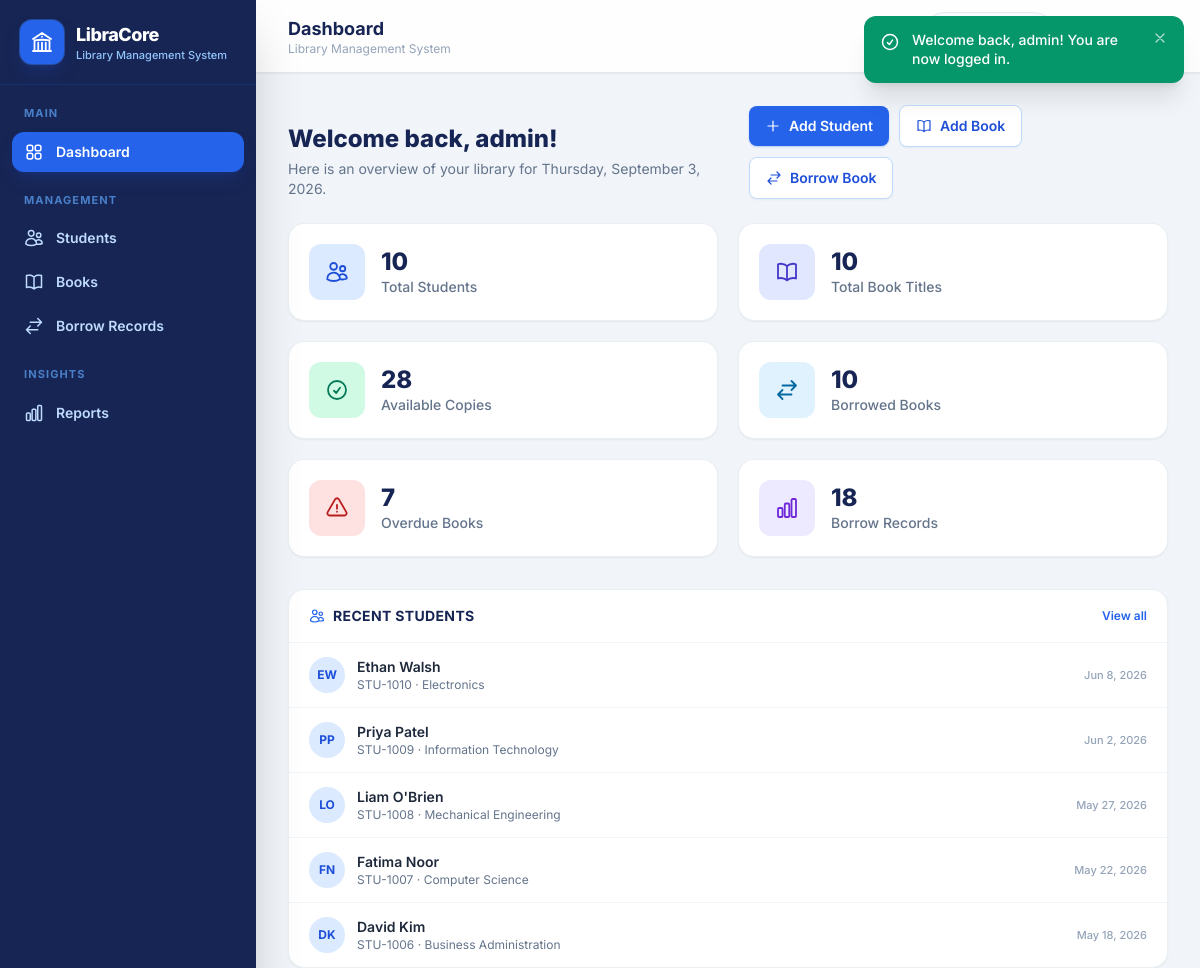
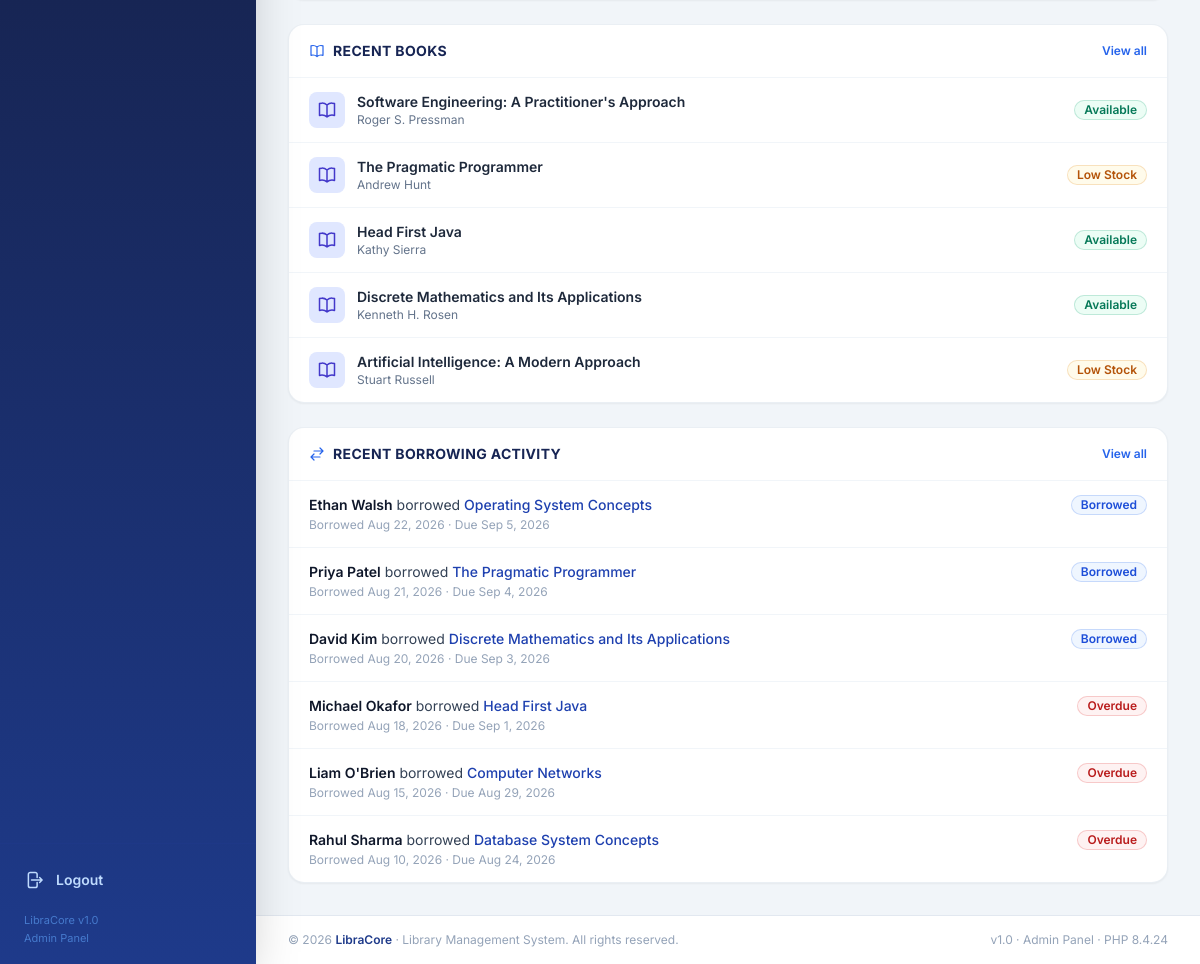
Screenshot of /dashboard/index.php (signed in) with the database file from the repository (2 pictures, top to bottom).
### tables this page shows
CREATE TABLE `students` (
  `id`         INT UNSIGNED     NOT NULL AUTO_INCREMENT,
  `student_id` VARCHAR(30)      NOT NULL,
  `name`       VARCHAR(100)     NOT NULL,
  `email`      VARCHAR(120)     NOT NULL,
  `phone`      VARCHAR(25)      NOT NULL,
  `address`    VARCHAR(255)     NOT NULL,
  `department` VARCHAR(100)     NOT NULL,
  `year`       TINYINT UNSIGNED NOT NULL DEFAULT 1,
  `created_at` TIMESTAMP        NOT NULL DEFAULT CURRENT_TIMESTAMP,
  `updated_at` TIMESTAMP        NOT NULL DEFAULT CURRENT_TIMESTAMP ON UPDATE CURRENT_TIMESTAMP,
  PRIMARY KEY (`id`),
  UNIQUE KEY `uq_students_student_id` (`student_id`),
  KEY `idx_students_name` (`name`),
  KEY `idx_students_department` (`department`)
);

CREATE TABLE `books` (
  `id`                 INT UNSIGNED     NOT NULL AUTO_INCREMENT,
  `isbn`               VARCHAR(20)      NOT NULL,
  `title`              VARCHAR(200)     NOT NULL,
  `author`             VARCHAR(150)     NOT NULL,
  `category`           VARCHAR(80)      NOT NULL,
  `publisher`          VARCHAR(120)              DEFAULT NULL,
  `publication_year`   SMALLINT UNSIGNED         DEFAULT NULL,
  `quantity`           INT UNSIGNED     NOT NULL DEFAULT 1,
  `available_quantity` INT UNSIGNED     NOT NULL DEFAULT 1,
  `shelf_location`     VARCHAR(30)      NOT NULL,
  `created_at`         TIMESTAMP        NOT NULL DEFAULT CURRENT_TIMESTAMP,
  `updated_at`         TIMESTAMP        NOT NULL DEFAULT CURRENT_TIMESTAMP ON UPDATE CURRENT_TIMESTAMP,
  PRIMARY KEY (`id`),
  UNIQUE KEY `uq_books_isbn` (`isbn`),
  KEY `idx_books_title` (`title`),
  KEY `idx_books_category` (`category`),
  CONSTRAINT `chk_books_available_range` CHECK (`available_quantity` <= `quantity`)
);

CREATE TABLE `borrow_records` (
  `id`          INT UNSIGNED                    NOT NULL AUTO_INCREMENT,
  `student_id`  INT UNSIGNED                    NOT NULL,
  `book_id`     INT UNSIGNED                    NOT NULL,
  `borrow_date` DATE                            NOT NULL,
  `due_date`    DATE                            NOT NULL,
  `return_date` DATE                                     DEFAULT NULL,
  `status`      ENUM('Borrowed','Returned')     NOT NULL DEFAULT 'Borrowed',
  `remarks`     VARCHAR(255)                             DEFAULT NULL,
  `created_at`  TIMESTAMP                       NOT NULL DEFAULT CURRENT_TIMESTAMP,
  PRIMARY KEY (`id`),
  KEY `idx_br_student` (`student_id`),
  KEY `idx_br_book` (`book_id`),
  KEY `idx_br_status` (`status`),
  KEY `idx_br_due_date` (`due_date`),
  KEY `idx_br_return_date` (`return_date`),
  CONSTRAINT `fk_br_student` FOREIGN KEY (`student_id`) REFERENCES `students` (`id`)
      ON DELETE CASCADE ON UPDATE CASCADE,
  CONSTRAINT `fk_br_book` FOREIGN KEY (`book_id`) REFERENCES `books` (`id`)
      ON DELETE CASCADE ON UPDATE CASCADE
);

### dashboard/index.php (the view, shortened to what this page needs)
<?php
require_once __DIR__ . '/../includes/auth_check.php';
$stats = $pdo->query("
    SELECT
        (SELECT COUNT(*) FROM students) AS total_students,
        (SELECT COUNT(*) FROM books) AS total_books,
        (SELECT COALESCE(SUM(quantity), 0) FROM books) AS total_copies,
        (SELECT COALESCE(SUM(available_quantity), 0) FROM books) AS available_copies,
        (SELECT COUNT(*) FROM borrow_records WHERE return_date IS NULL) AS borrowed_books,
        (SELECT COUNT(*) FROM borrow_records WHERE return_date IS NULL AND due_date < CURDATE()) AS overdue_books,
        (SELECT COUNT(*) FROM borrow_records) AS total_records
")->fetch();
$recentStudents = $pdo->query('SELECT id, student_id, name, department, year, created_at FROM students ORDER BY created_at DESC, id DESC LIMIT 5')->fetchAll();
$recentBooks    = $pdo->query('SELECT id, isbn, title, author, available_quantity FROM books ORDER BY created_at DESC, id DESC LIMIT 5')->fetchAll();
$recentBorrows = $pdo->query("
    SELECT br.id, br.borrow_date, br.due_date, br.return_date,
           s.name AS student_name, s.student_id,
           b.title AS book_title
    FROM borrow_records br
    JOIN students s ON s.id = br.student_id
    JOIN books b ON b.id = br.book_id
    ORDER BY br.borrow_date DESC, br.id DESC
    LIMIT 6
")->fetchAll();
$cards = [
    ['label' => 'Total Students',    'value' => number_format((int)$stats['total_students']),   'icon' => 'users',     'tone' => 'bg-blue-100 text-blue-700'],
    ['label' => 'Total Book Titles', 'value' => number_format((int)$stats['total_books']),      'icon' => 'book',      'tone' => 'bg-indigo-100 text-indigo-700'],
    ['label' => 'Available Copies',  'value' => number_format((int)$stats['available_copies']), 'icon' => 'check',     'tone' => 'bg-emerald-100 text-emerald-700'],
    ['label' => 'Borrowed Books',    'value' => number_format((int)$stats['borrowed_books']),   'icon' => 'swap',      'tone' => 'bg-sky-100 text-sky-700'],
    ['label' => 'Overdue Books',     'value' => number_format((int)$stats['overdue_books']),    'icon' => 'warn',      'tone' => 'bg-red-100 text-red-700'],
    ['label' => 'Borrow Records',    'value' => number_format((int)$stats['total_records']),    'icon' => 'report',    'tone' => 'bg-violet-100 text-violet-700'],
];
function lc_initials(string $name): string
{
    $parts = preg_split('/\s+/', trim($name));
    $first = mb_substr($parts[0] ?? '', 0, 1);
    $last  = count($parts) > 1 ? mb_substr(end($parts), 0, 1) : '';
    return strtoupper($first . $last);
}
include __DIR__ . '/../includes/header.php';
?>
<div class="mb-6 flex flex-col gap-4 sm:flex-row sm:items-end sm:justify-between">
    <div>
        <h2 class="text-xl font-extrabold text-blue-950 sm:text-2xl">Welcome back, <?= e($_SESSION['admin_name'] ?? 'Admin') ?>!</h2>
        <p class="mt-1 text-sm text-slate-500">Here is an overview of your library for <?= e(date('l, F j, Y')) ?>.</p>
    </div>
    <div class="flex flex-wrap items-center gap-2.5">
        <a href="<?= url('students/add.php') ?>"
           class="inline-flex items-center gap-2 rounded-lg bg-blue-600 px-4 py-2.5 text-sm font-semibold text-white shadow-sm shadow-blue-600/30 transition hover:bg-blue-700 focus:outline-none focus-visible:ring-2 focus-visible:ring-blue-400">
            <?= icon('plus', 'h-4 w-4') ?> Add Student
        </a>
        <a href="<?= url('books/add.php') ?>"
           class="inline-flex items-center gap-2 rounded-lg border border-blue-200 bg-white px-4 py-2.5 text-sm font-semibold text-blue-700 shadow-sm transition hover:bg-blue-50 focus:outline-none focus-visible:ring-2 focus-visible:ring-blue-400">
            <?= icon('book', 'h-4 w-4') ?> Add Book
        </a>
        <a href="<?= url('borrow/add.php') ?>"
           class="inline-flex items-center gap-2 rounded-lg border border-blue-200 bg-white px-4 py-2.5 text-sm font-semibold text-blue-700 shadow-sm transition hover:bg-blue-50 focus:outline-none focus-visible:ring-2 focus-visible:ring-blue-400">
            <?= icon('swap', 'h-4 w-4') ?> Borrow Book
        </a>
    </div>
</div>
<div class="grid grid-cols-1 gap-5 sm:grid-cols-2 xl:grid-cols-3">
    <?php foreach ($cards as $card): ?>
        <div class="group flex items-center gap-4 rounded-2xl border border-slate-200/70 bg-white p-5 shadow-sm transition duration-150 hover:-translate-y-0.5 hover:shadow-md">
            <span class="flex h-14 w-14 shrink-0 items-center justify-center rounded-xl <?= $card['tone'] ?> transition group-hover:scale-105">
                <?= icon($card['icon'], 'h-6 w-6') ?>
            </span>
            <div class="min-w-0">
                <p class="truncate text-2xl font-extrabold leading-tight text-blue-950"><?= $card['value'] ?></p>
                <p class="text-sm font-medium text-slate-500"><?= e($card['label']) ?></p>
            </div>
        </div>
    <?php endforeach; ?>
</div>
<div class="mt-8 grid grid-cols-1 gap-6 xl:grid-cols-3">
    <section class="overflow-hidden rounded-2xl border border-slate-200/70 bg-white shadow-sm">
        <header class="flex items-center justify-between border-b border-slate-100 px-5 py-4">
            <h3 class="flex items-center gap-2 text-sm font-bold uppercase tracking-wide text-blue-950">
                <?= icon('users', 'h-4 w-4 text-blue-600') ?> Recent Students
            </h3>
            <a href="<?= url('students/index.php') ?>" class="text-xs font-semibold text-blue-600 hover:underline">View all</a>
        </header>
        <?php if (!$recentStudents): ?>
            <p class="px-5 py-10 text-center text-sm text-slate-400">No students added yet.</p>
        <?php else: ?>
            <ul class="divide-y divide-slate-100">
                <?php foreach ($recentStudents as $s): ?>
                    <li>
                        <a href="<?= url('students/view.php?id=' . (int)$s['id']) ?>" class="flex items-center gap-3 px-5 py-3.5 transition hover:bg-blue-50/60">
                            <span class="flex h-9 w-9 shrink-0 items-center justify-center rounded-full bg-blue-100 text-xs font-bold text-blue-700">
                                <?= e(lc_initials($s['name'])) ?>
                            </span>
                            <span class="min-w-0 flex-1">
                                <span class="block truncate text-sm font-semibold text-slate-800"><?= e($s['name']) ?></span>
                                <span class="block truncate text-xs text-slate-500"><?= e($s['student_id']) ?> &middot; <?= e($s['department']) ?></span>
                            </span>
                            <span class="shrink-0 text-[11px] font-medium text-slate-400"><?= e(date('M j, Y', strtotime($s['created_at']))) ?></span>
                        </a>
                    </li>
                <?php endforeach; ?>
            </ul>
        <?php endif; ?>
    </section>
    <section class="overflow-hidden rounded-2xl border border-slate-200/70 bg-white shadow-sm">
        <header class="flex items-center justify-between border-b border-slate-100 px-5 py-4">
            <h3 class="flex items-center gap-2 text-sm font-bold uppercase tracking-wide text-blue-950">
                <?= icon('book', 'h-4 w-4 text-blue-600') ?> Recent Books
            </h3>
            <a href="<?= url('books/index.php') ?>" class="text-xs font-semibold text-blue-600 hover:underline">View all</a>
        </header>
        <?php if (!$recentBooks): ?>
            <p class="px-5 py-10 text-center text-sm text-slate-400">No books added yet.</p>
        <?php else: ?>
            <ul class="divide-y divide-slate-100">
                <?php foreach ($recentBooks as $b): ?>
                    <li>
                        <a href="<?= url('books/view.php?id=' . (int)$b['id']) ?>" class="flex items-center gap-3 px-5 py-3.5 transition hover:bg-blue-50/60">
                            <span class="flex h-9 w-9 shrink-0 items-center justify-center rounded-lg bg-indigo-100 text-indigo-700">
                                <?= icon('book', 'h-5 w-5') ?>
                            </span>
                            <span class="min-w-0 flex-1">
                                <span class="block truncate text-sm font-semibold text-slate-800"><?= e($b['title']) ?></span>
                                <span class="block truncate text-xs text-slate-500"><?= e($b['author']) ?></span>
                            </span>
                            <?= stock_badge_html((int)$b['available_quantity']) ?>
                        </a>
                    </li>
                <?php endforeach; ?>
            </ul>
        <?php endif; ?>
    </section>
    <section class="overflow-hidden rounded-2xl border border-slate-200/70 bg-white shadow-sm">
        <header class="flex items-center justify-between border-b border-slate-100 px-5 py-4">
            <h3 class="flex items-center gap-2 text-sm font-bold uppercase tracking-wide text-blue-950">
                <?= icon('swap', 'h-4 w-4 text-blue-600') ?> Recent Borrowing Activity
            </h3>
            <a href="<?= url('borrow/index.php') ?>" class="text-xs font-semibold text-blue-600 hover:underline">View all</a>
        </header>
        <?php if (!$recentBorrows): ?>
            <p class="px-5 py-10 text-center text-sm text-slate-400">No borrowing activity yet.</p>
        <?php else: ?>
            <ul class="divide-y divide-slate-100">
                <?php foreach ($recentBorrows as $r): ?>
                    <?php $row = ['return_date' => $r['return_date'], 'due_date' => $r['due_date']]; ?>
                    <li class="px-5 py-3.5 transition hover:bg-blue-50/60">
                        <div class="flex items-start justify-between gap-3">
                            <p class="min-w-0 flex-1 truncate text-sm text-slate-700">
                                <span class="font-semibold text-slate-900"><?= e($r['student_name']) ?></span>
                                borrowed
                                <span class="font-medium text-blue-800"><?= e($r['book_title']) ?></span>
                            </p>
                            <?= status_badge_html(borrow_status($row)) ?>
                        </div>
                        <p class="mt-0.5 text-xs text-slate-400">
                            Borrowed <?= e(date('M j, Y', strtotime($r['borrow_date']))) ?> &middot;
                            Due <?= e(date('M j, Y', strtotime($r['due_date']))) ?>
                        </p>
                    </li>
                <?php endforeach; ?>
            </ul>
        <?php endif; ?>
    </section>
</div>
<?php include __DIR__ . '/../includes/footer.php'; ?>

### includes/functions.php (shortened to what this page needs)
<?php
require_once __DIR__ . '/../config/database.php';
function e($value): string
{
    return htmlspecialchars((string)$value, ENT_QUOTES, 'UTF-8');
}
function url(string $path = ''): string
{
    $path = ltrim($path, '/');
    return $path === '' ? BASE_URL : BASE_URL . '/' . $path;
}
function icon(string $name, string $class = 'h-5 w-5'): string
{
    $d = $paths[$name] ?? $paths['info'];
    return '<svg xmlns="http://www.w3.org/2000/svg" fill="none" viewBox="0 0 24 24" stroke-width="1.8" stroke="currentColor" class="' . e($class) . '" aria-hidden="true"><path stroke-linecap="round" stroke-linejoin="round" d="' . $d . '"/></svg>';
}
function db_today(): string
{
    global $pdo;
    static $today = null;
    if ($today === null) {
        $today = (string)$pdo->query('SELECT CURDATE()')->fetchColumn();
    }
    return $today;
}
function borrow_status(array $record): string
{
    if (!empty($record['due_date']) && strcmp(db_today(), $record['due_date']) > 0) {
        return 'Overdue';
    }
    return 'Borrowed';
}
function status_badge_html(string $status): string
{
    $styles = [
        'Borrowed' => 'bg-blue-50 text-blue-700 ring-blue-600/20',
        'Returned' => 'bg-emerald-50 text-emerald-700 ring-emerald-600/20',
        'Overdue'  => 'bg-red-50 text-red-700 ring-red-600/20',
    ];
    $style = $styles[$status] ?? 'bg-slate-100 text-slate-700 ring-slate-500/20';
    return '<span class="inline-flex items-center gap-1 rounded-full px-2.5 py-0.5 text-xs font-semibold ring-1 ring-inset ' . $style . '">' . e($status) . '</span>';
}
function stock_status(int $available): array
{
    if ($available <= 2) {
        return ['Low Stock', 'bg-amber-50 text-amber-700 ring-amber-600/20'];
    }
    return ['Available', 'bg-emerald-50 text-emerald-700 ring-emerald-600/20'];
}
function stock_badge_html(int $available): string
{
    [$label, $style] = stock_status($available);
    return '<span class="inline-flex items-center gap-1 rounded-full px-2.5 py-0.5 text-xs font-semibold ring-1 ring-inset ' . $style . '">' . e($label) . '</span>';
}

### includes/header.php (style rules this page uses)
body { font-family: 'Inter', ui-sans-serif, system-ui, sans-serif; }

### rows the page displays
students: name "EW", name "Ethan Walsh", student "STU-1010", department "Electronics", created_at "Jun 8, 2026"
students: name "PP", name "Priya Patel", student "STU-1009", department "Information Technology", created_at "Jun 2, 2026"
students: name "LO", name "Liam O'Brien", student "STU-1008", department "Mechanical Engineering", created_at "May 27, 2026"
students: name "FN", name "Fatima Noor", student "STU-1007", department "Computer Science", created_at "May 22, 2026"
students: name "DK", name "David Kim", student "STU-1006", department "Business Administration", created_at "May 18, 2026"
books: title "Software Engineering: A Practitioner's Approach", author "Roger S. Pressman", label "Available"
books: title "The Pragmatic Programmer", author "Andrew Hunt", label "Low Stock"
books: title "Head First Java", author "Kathy Sierra", label "Available"
books: title "Discrete Mathematics and Its Applications", author "Kenneth H. Rosen", label "Available"
books: title "Artificial Intelligence: A Modern Approach", author "Stuart Russell", label "Low Stock"
borrow_records: student.name "Ethan Walsh", book.title "Operating System Concepts", status "Borrowed", borrow_date "Aug 22, 2026", due_date "Sep 5, 2026"
borrow_records: student.name "Priya Patel", book.title "The Pragmatic Programmer", status "Borrowed", borrow_date "Aug 21, 2026", due_date "Sep 4, 2026"
borrow_records: student.name "David Kim", book.title "Discrete Mathematics and Its Applications", status "Borrowed", borrow_date "Aug 20, 2026", due_date "Sep 3, 2026"
borrow_records: student.name "Michael Okafor", book.title "Head First Java", status "Overdue", borrow_date "Aug 18, 2026", due_date "Sep 1, 2026"
borrow_records: student.name "Liam O'Brien", book.title "Computer Networks", status "Overdue", borrow_date "Aug 15, 2026", due_date "Aug 29, 2026"
borrow_records: student.name "Rahul Sharma", book.title "Database System Concepts", status "Overdue", borrow_date "Aug 10, 2026", due_date "Aug 24, 2026"

### other values shown
$label "Dashboard Students Books Borrow Records Reports"
$page_title "Dashboard"
$fl['message'] "Welcome back, admin! You are now logged in."
$_SESSION['admin_name'] "admin"
$card['value'] "10"
$card['label'] "Total Students"
$card['label'] "Total Book Titles"
$card['value'] "28"
$card['label'] "Available Copies"
$card['label'] "Borrowed Books"
$card['value'] "7"
$card['label'] "Overdue Books"
$card['value'] "18"
$card['label'] "Borrow Records"
PHP_VERSION "8.4.24"
